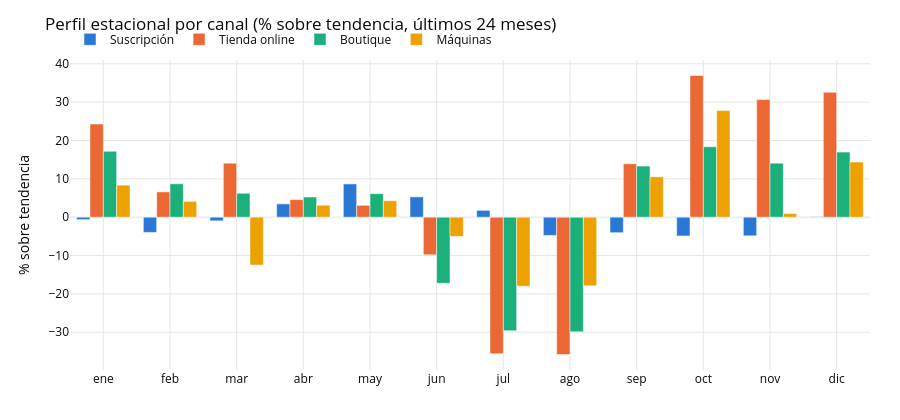

Source (notebook cell):
### Code cell
# Perfil estacional de cada canal, en % sobre su propia tendencia, para poder compararlos
# pese a que sus niveles son muy distintos.
#
# Dos precauciones que cambian el resultado por completo: se usan sólo los últimos 24 meses y
# se toma la mediana. Durante el año de arranque la tendencia vale unos pocos miles de euros,
# así que dividir por ella dispara el porcentaje —salían diciembres de +171%— y la media
# arrastra esos valores al perfil. Con el tramo maduro y la mediana, el perfil es interpretable.
PROFILE_MONTHS = 24
profiles = {}
for name, d in decompositions.items():
    rel = ((d.seasonal[SEASON_LENGTH] / d.trend) * 100).iloc[-PROFILE_MONTHS:]
    profiles[name] = rel.groupby(rel.index.month).median()
profile_frame = pd.DataFrame(profiles)
profile_frame.index = ["ene","feb","mar","abr","may","jun","jul","ago","sep","oct","nov","dic"]

fig = go.Figure()
for name in channels:
    fig.add_trace(go.Bar(x=profile_frame.index, y=profile_frame[name],
                         name=CHANNEL_LABEL[name], marker_color=CHANNEL_COLOR[name]))
fig.update_layout(**{**PLOT_LAYOUT, "hovermode": "closest"}, barmode="group",
                  title="Perfil estacional por canal (% sobre tendencia, últimos 24 meses)",
                  yaxis_title="% sobre tendencia")
fig.show()
print(profile_frame.round(1).to_string())

### Figure 1 — Plotly figure (JSON) as saved in the notebook; plotly's stock layout.template omitted (floating-point values rounded to 4 significant figures)
{"data": [{"marker": {"color": "#2a78d6"}, "name": "Suscripción", "type": "bar", "x": ["ene", "feb", "mar", "abr", "may", "jun", "jul", "ago", "sep", "oct", "nov", "dic"], "y": [-0.6289, -3.977, -0.9521, 3.474, 8.682, 5.298, 1.785, -4.746, -4.039, -4.897, -4.853, 0.1165]}, {"marker": {"color": "#eb6834"}, "name": "Tienda online", "type": "bar", "x": ["ene", "feb", "mar", "abr", "may", "jun", "jul", "ago", "sep", "oct", "nov", "dic"], "y": [24.3, 6.598, 14.08, 4.586, 3.098, -9.801, -35.62, -35.81, 13.93, 36.95, 30.68, 32.57]}, {"marker": {"color": "#1baf7a"}, "name": "Boutique", "type": "bar", "x": ["ene", "feb", "mar", "abr", "may", "jun", "jul", "ago", "sep", "oct", "nov", "dic"], "y": [17.18, 8.718, 6.239, 5.267, 6.137, -17.24, -29.6, -29.87, 13.34, 18.37, 14.09, 16.98]}, {"marker": {"color": "#eda100"}, "name": "Máquinas", "type": "bar", "x": ["ene", "feb", "mar", "abr", "may", "jun", "jul", "ago", "sep", "oct", "nov", "dic"], "y": [8.363, 4.12, -12.48, 3.124, 4.301, -5.016, -17.99, -17.9, 10.54, 27.8, 0.9526, 14.39]}], "layout": {"barmode": "group", "font": {"color": "#0b0b0b", "size": 12}, "height": 420, "hovermode": "closest", "legend": {"orientation": "h", "x": 0, "y": 1.02, "yanchor": "bottom"}, "margin": {"b": 50, "l": 70, "r": 30, "t": 60}, "title": {"text": "Perfil estacional por canal (% sobre tendencia, últimos 24 meses)"}, "xaxis": {"gridcolor": "#e6e6e3"}, "yaxis": {"gridcolor": "#e6e6e3", "title": {"text": "% sobre tendencia"}}}}
